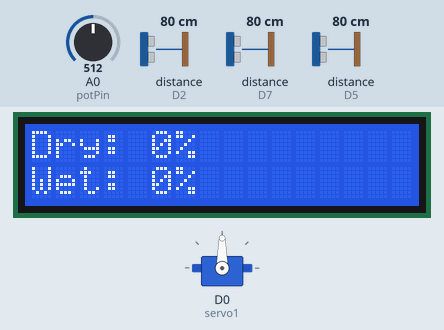
This sketch was run on a simulated ESP8266 (NodeMCU). Shown: servo, 16×2 character LCD. Wiring (inferred from the names in the program): 3 × ultrasonic range finder: trigger D4, echo D5 / trigger D6, echo D7 / trigger D8, echo D2. Inputs (shaded band) come from the test bench; at power-on: distance to the obstacle (sensors on D2, D7, D5) 80 cm, A0 (potPin) = 512. The echo pulse lasts 58.3 µs per cm; WiFi joins after 1.5 s; servers stay silent unless stated; what the sketch prints to the serial monitor is not drawn.

Above: at 6.1 s.
6.2 s: distance to the obstacle (sensor on D2) set to 17 cm
10.5 s: distance to the obstacle (sensor on D2) set to 14 cm
At 12.4 s:
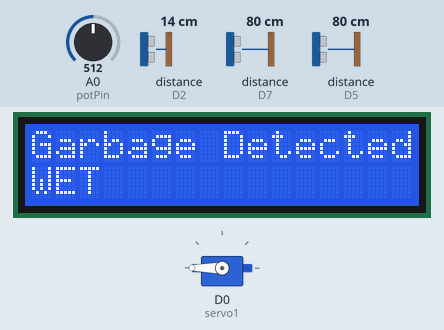
22.7 s: distance to the obstacle (sensor on D2) set to 4 cm
29.0 s: distance to the obstacle (sensor on D2) set to 2 cm
At 31.3 s:
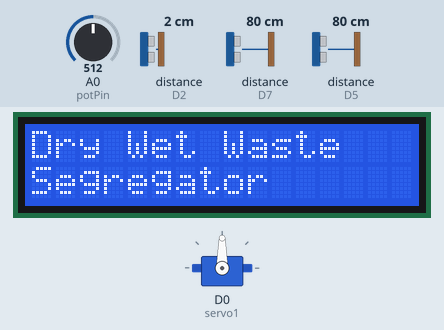
41.3 s: distance to the obstacle (sensor on D7) set to 2 cm
At 48.1 s:
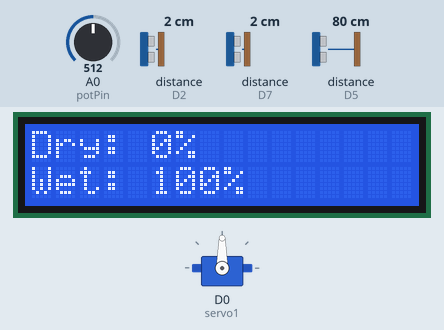
51.4 s: distance to the obstacle (sensor on D5) set to 2 cm
At 54.6 s:
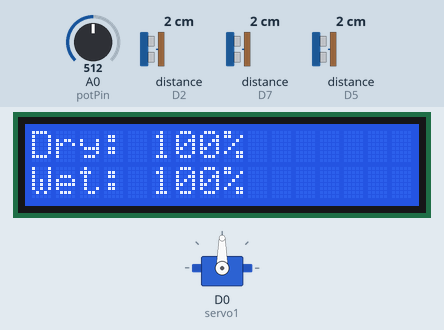
Timing chart, 0 to 56.1 s (numbered marks = the images above; inputs shaded):
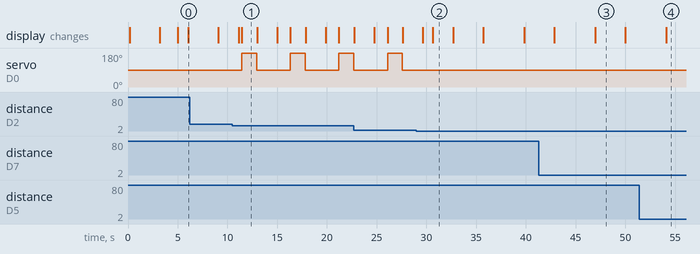

The sketch:

main.ino
```cpp
#define BLYNK_TEMPLATE_ID "TMPL33CbdJryS"
#define BLYNK_TEMPLATE_NAME "Smart Dustbin"
#define BLYNK_AUTH_TOKEN "zjd0ubkK1IQOy-jeltTyQtB0heaBd1x3"

#include <Wire.h>
#include <LiquidCrystal_PCF8574.h>
#include <Servo.h>
#include <BlynkSimpleEsp8266.h>  // Blynk library

// WiFi Credentials
char auth[] = "zjd0ubkK1IQOy-jeltTyQtB0heaBd1x3";
char ssid[] = "Smart Bin";
char password[] = "7899262658";  // Declare the password here
LiquidCrystal_PCF8574 lcd(0x27);  // LCD address
Servo servo1;

// Pin assignments
const int trigPin = D8;         // Presence sensor (Ultrasonic)
const int echoPin = D2;
const int potPin = A0;          // Soil Moisture Sensor
const int trigDryPin = D4;      // Dry Waste Ultrasonic
const int echoDryPin = D5;
const int trigWetPin = D6;      // Wet Waste Ultrasonic
const int echoWetPin = D7;

// Variables
long duration;
int distance = 0;
int soil = 0;
int fsoil = 0;
int maxDryValue = 20;
int Ultra_Distance = 15;         // Distance to detect waste
int containerHeight = 16;        // Container height in cm

unsigned long lastWasteHandledTime = 0;
const unsigned long checkLevelInterval = 5000;
bool wasteDetected = false;
bool garbageDetected = false;    // Flag to track garbage detection state

// Blynk Timer
BlynkTimer timer;

void setup() {
  Serial.begin(115200);         // Start serial communication

  pinMode(trigPin, OUTPUT);
  pinMode(echoPin, INPUT);
  pinMode(trigDryPin, OUTPUT);
  pinMode(echoDryPin, INPUT);
  pinMode(trigWetPin, OUTPUT);
  pinMode(echoWetPin, INPUT);

  servo1.attach(D0);            // Attach servo to D0

  delay(100);                   // Small delay before starting LCD
  Wire.begin(D1, D3);           // Initialize I2C
  lcd.begin(16, 2);             // Initialize LCD with 16x2 size
  lcd.setBacklight(1);          // Turn on backlight

  // Initial Display
  lcd.setCursor(0, 0);
  lcd.print("SMART DUSTBIN");
  lcd.setCursor(0, 1);
  lcd.print("USE ME");
  delay(3000);                  // Show for 3 seconds
  lcd.clear();                  // Clear the screen after showing the initial message

  // Connect to Wi-Fi and Blynk
  Blynk.begin(auth, ssid, password);  // Use the password variable here

  Serial.println("System Initialized");
}

void loop() {
  // Run Blynk and Timer
  Blynk.run();
  timer.run();

  // Read presence sensor
  distance = readUltrasonicDistance(trigPin, echoPin);

  if (distance < Ultra_Distance && distance > 1 && !garbageDetected) {
    wasteDetected = true;
    garbageDetected = true;  // Set the flag to true when garbage is detected
    handleWasteSegregation();
    lastWasteHandledTime = millis();  // Reset last handled time
  }

  // When no waste is detected for 5 seconds
  if (!wasteDetected && millis() - lastWasteHandledTime >= checkLevelInterval) {
    displayWasteLevel();
    delay(2000);                 // Show levels for 2 seconds
    lastWasteHandledTime = millis();
  } else if (!wasteDetected && !garbageDetected) {
    // Show segregation message continuously when no waste is detected
    lcd.clear();
    lcd.setCursor(0, 0);
    lcd.print("Dry Wet Waste");
    lcd.setCursor(0, 1);
    lcd.print("Segregator");
  }

  // If garbage is detected, show the message for 2 seconds and then return to idle
  if (garbageDetected) {
    delay(2000); // Display for 2 seconds
    garbageDetected = false;  // Reset the garbage detection flag
    lcd.clear();  // Clear the screen before going back to idle state
    wasteDetected = false;    // Reset waste detection flag
  }

  delay(1000);
}

void handleWasteSegregation() {
  lcd.clear();                   // Clear the LCD
  delay(100);                    // Avoid flickering

  // Read soil moisture
  fsoil = 0;
  for (int i = 0; i < 3; i++) {
    soil = analogRead(potPin);
    soil = constrain(soil, 200, 1023);  // Adjust for NodeMCU's 0–1V range
    fsoil += map(soil, 200, 1023, 100, 0);
    delay(75);
  }
  fsoil /= 3;

  if (fsoil > maxDryValue) {
    // Wet waste detected
    lcd.setCursor(0, 0);
    lcd.print("Garbage Detected");
    lcd.setCursor(0, 1);
    lcd.print("WET");
    Serial.println("WET Waste Detected");
    servo1.write(180);           // Open wet waste compartment
    Blynk.virtualWrite(V4, "WET");  // Send waste type to Blynk
  } else {
    // Dry waste detected
    lcd.setCursor(0, 0);
    lcd.print("Garbage Detected");
    lcd.setCursor(0, 1);
    lcd.print("DRY");
    Serial.println("DRY Waste Detected");
    servo1.write(0);             // Open dry waste compartment
    Blynk.virtualWrite(V4, "DRY");  // Send waste type to Blynk
  }

  delay(1500);
  servo1.write(90);              // Reset servo to neutral position

  // Important Update:
  // After resetting the servo to neutral, immediately return to the idle state and show the segregation message again
  lcd.clear();
  lcd.setCursor(0, 0);
  lcd.print("Dry Wet Waste");
  lcd.setCursor(0, 1);
  lcd.print("Segregator");

  // No delay after servo neutral, this ensures the LCD goes back to the cycle immediately
}

int readUltrasonicDistance(int trigPin, int echoPin) {
  digitalWrite(trigPin, LOW);
  delayMicroseconds(2);
  digitalWrite(trigPin, HIGH);
  delayMicroseconds(10);
  digitalWrite(trigPin, LOW);
  long duration = pulseIn(echoPin, HIGH, 30000); // 30ms timeout
  int distance = duration * 0.034 / 2;
  return distance;
}

void displayWasteLevel() {
  int dryDistance = readUltrasonicDistance(trigDryPin, echoDryPin);
  int wetDistance = readUltrasonicDistance(trigWetPin, echoWetPin);

  int dryLevel = mapToLevel(dryDistance, containerHeight);
  int wetLevel = mapToLevel(wetDistance, containerHeight);

  lcd.clear();
  lcd.setCursor(0, 0);
  lcd.print("Dry: ");
  lcd.print(dryLevel);
  lcd.print("%");

  lcd.setCursor(0, 1);
  lcd.print("Wet: ");
  lcd.print(wetLevel);
  lcd.print("%");

  Serial.print("Dry Level: ");
  Serial.print(dryLevel);
  Serial.print("%, Wet Level: ");
  Serial.print(wetLevel);
  Serial.println("%");

  // Send waste levels to Blynk
  Blynk.virtualWrite(V1, dryLevel);  // Dry level to Blynk
  Blynk.virtualWrite(V2, wetLevel);  // Wet level to Blynk

  // If level is 75% or above, trigger alert
  if (dryLevel >= 75 || wetLevel >= 75) {
    Blynk.virtualWrite(V3, "ALERT: FULL");  // Full bin alert
    // Send Blynk notification and email for high level
    Blynk.logEvent("fullbin", "Warning: Bin is at 75% or more capacity!");  // Event for email and notification
  } else {
    Blynk.virtualWrite(V3, "");  // Clear alert if below 75%
  }
}

int mapToLevel(int distance, int containerHeight) {
  if (distance <= containerHeight * 0.25) {
    return 100;  // 0 to 4 cm
  } else if (distance <= containerHeight * 0.5) {
    return 75;   // 4 to 8 cm
  } else if (distance <= containerHeight * 0.75) {
    return 50;   // 8 to 12 cm
  } else if (distance <= containerHeight) {
    return 25;   // 12 to 16 cm
  } else {
    return 0;    // Beyond 16 cm
  }
}
```

Measured:
- the behaviour switches between 16 and 15 cm on distance to the obstacle (sensor on D2) (found by bisection; images 0 and 1)
- the behaviour switches between 3 and 2 cm on distance to the obstacle (sensor on D2) (found by bisection; images 1 and 2)
- after the input at 10.5 s, servo on D0 (servo1): alternates 180° for 1.5 s and 90° for 3.4 s, starting after 0.96 s; the display: first changes after 0.61 s (image 1 shows a later state)
- after the input at 29.0 s, servo on D0 (servo1): stops changing and stays 90°
- after the input at 41.3 s, the display: first differs from a run without the input after 5.7 s (image 3)
- after the input at 51.4 s, the display: changes after 2.7 s (image 4)
- what the display in image 1 shows lasts 1.5 s, from 11.5 s to 13.0 s
